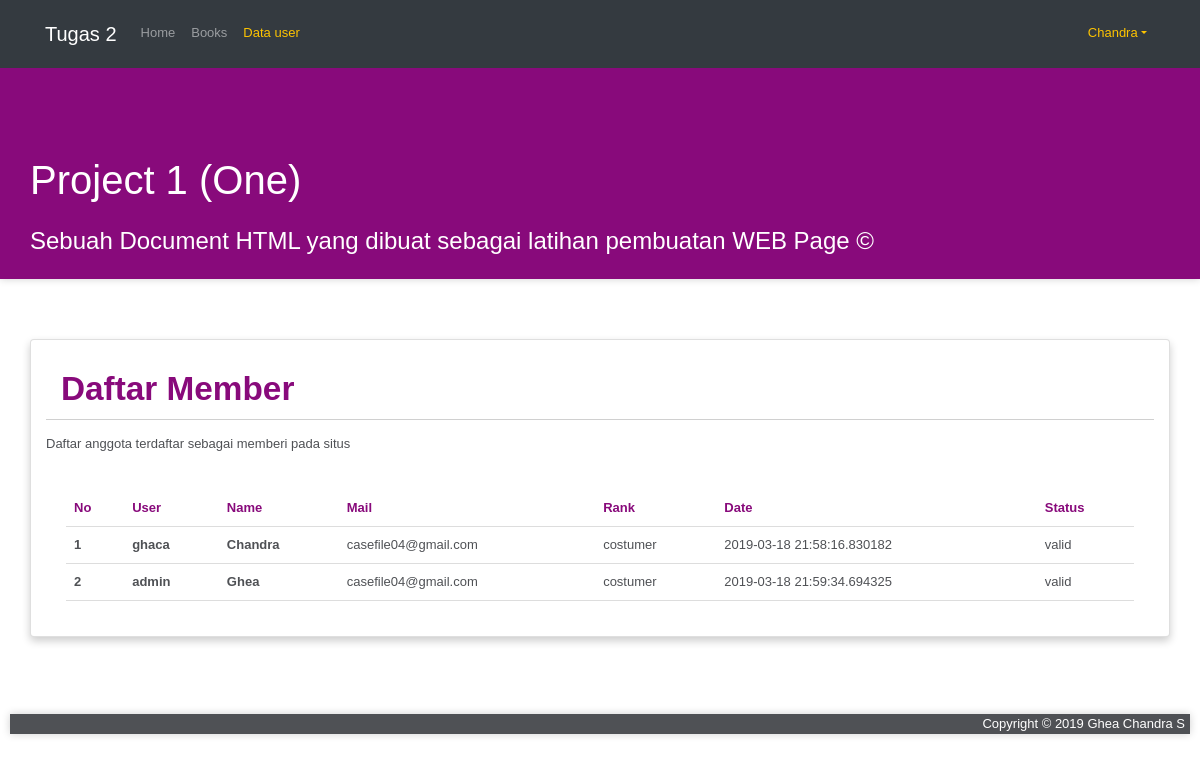
/user (signed in), run on the app's committed database.
### models.py (models this page shows, shortened)
class User(Base):
    __tablename__ = 'users'
    id = Column(Integer, primary_key=True)
    user = Column(String(50))
    name = Column(String(128))
    mail = Column(String(128))
    password = Column(String(128))
    rank = Column(String(50))
    date = Column(DateTime, default=datetime.utcnow)
    stat = Column(String(120))

### application.py (the view)
@app.route('/user')
def user():
    html_file='user'
    part={}
    page_data = Data_control()
    page_data.add('page_active', html_file)
    page_data.add('page_title', 'PJ1 | '+(html_file.title()))
    page_data.add('title', title)
    data_user = User.query.all()
    part["register"]    = False
    part["user_list"]   = True
    page_data.add('data_user', data_user)
    page_data.add('user_active', user)
    log_st='logged_in' if session.get('logged_in') == True else 'logged_out'
    HTML = render_template(html_file+'.html', title = title,  part=part, data = page_data.all())
    return f"{HTML}"

### application.py (called while the page is built)
@app.teardown_appcontext
def shutdown_session(exception=None):
    db_session.remove()

### control_center.py (called while the page is built)
    def add(self, name, content):
        self.data[name] = content

    def all(self):
        return self.data

### templates/user.html
{% extends 'register.html' %}
	{% block content_title %}Daftar Member{% endblock %}
	{% block content_Description %}Daftar anggota terdaftar sebagai memberi pada situs{% endblock %}

### templates/register.html (shortened to what this page needs)
{% extends 'base.html' %}
{% block content %}
  {% block list %}
    {% if part['user_list'] %}
      <div class="profile">
          <div class="container card">
              <div class="row">
                  <div class="col-lg-12">
                      <div class="profile_content">
                          <h2>{% block content_title %}Data Partisipan{% endblock %}</h2>
                          <p>{% block content_Description %}Berikut adalah data partisipan perkuliahan pemrograman web{% endblock %}</p>
                      </div>
                      <div class="data-tabel">
                          <table>
                              <thead>
                                  <tr>
                                      <td>No</td>
                                      <td>User</td>
                                      <td>Name</td>
                                      <td>Mail</td>
                                      <td>Rank</td>
                                      <td>Date</td>
                                      <td>Status</td>
                                  </tr>
                              </thead>
                              <tbody>
                                {% for user in data['data_user'] %}
                                    <tr {% if data["user_active"]==user.user %}style="background-color:red;color:white;"{% endif %}>
                                        <th scope="row">{{ user.id }}</th>
                                        <th>{{ user.user }}</th>
                                        <th>{{ user.name }}</th>
                                        <td> {{ user.mail }} </td>
                                        <td> {{ user.rank }} </td>
                                        <td> {{ user.date }} </td>
                                        <td> {{ user.stat }} </td>
                                    </tr>
                                {% endfor %}
                              </tbody>
                          </table>
                      </div>
                  </div>
              </div>
          </div>
      </div>
    {% endif %}
  {% endblock %}
{% endblock %}

### templates/base.html (shortened to what this page needs)
<!DOCTYPE html>
<html>
<head>
    <html lang="en">
    <link href="{{ url_for('static', filename='bootstrap.min.css') }}" rel="stylesheet" />
    <link href="{{ url_for('static', filename='style.css') }}" rel="stylesheet" />
    <link href="https://maxcdn.bootstrapcdn.com/font-awesome/4.7.0/css/font-awesome.min.css" rel="stylesheet">
    <link rel="stylesheet" href="https://use.fontawesome.com/releases/v5.1.0/css/all.css">
</head>
<body>
<nav class="navbar navbar-expand-lg navbar-dark bg-dark">
  <div class="container">
    <a class="navbar-brand" href="{{ url_for('index') }}">Tugas 2</a>
    <div class="collapse navbar-collapse" id="navbarsExample07">
      <ul class="navbar-nav mr-auto">
        <li class="nav-item {% if data['page_active']=="home" %}active{% endif %}">
          <a class="nav-link" href="{{ url_for('index') }}">Home</a>
        </li>
    {% if not session['logged_in'] %}
        <li class="nav-item {% if data['page_active']=="about" %}active{% endif %}">
          <a class="nav-link" href="{{ url_for('about') }}">Creator</a>
        </li>
        <li class="nav-item {% if data['page_active']=="contact" %}active{% endif %}">
          <a class="nav-link" href="{{ url_for('contact') }}">Contact</a>
        </li>
      </ul>
      <ul class="navbar-nav mr-right">
        <li class="nav-item">
          <a class="nav-link" data-toggle="modal" data-target="#myModal">Login</a>
        </li>
        <li class="nav-item">
          <a class="nav-link" href="{{ url_for('register') }}">Register</a>
        </li>
      </ul>
    {% else %}
        <li class="nav-item {% if data['page_active']=="books" %}active{% endif %}">
          <a class="nav-link" href="{{ url_for('books') }}">Books</a>
        </li>
        <li class="nav-item {% if data['page_active']=="user" %}active{% endif %}">
          <a class="nav-link" href="{{ url_for('user')}}">Data user</a>
        </li>
      </ul>
      <ul class="navbar-nav">
        <li class="nav-item dropdown">
            <a class="nav-link dropdown-toggle active" href="#" id="navdrop" role="button" data-toggle="dropdown" data-hover="dropdown">{{ session['name'] }}</a>
        </li>
      </ul>
    {% endif %}
    </div>
  </div>
</nav>
    <header>
      <h1>{{ data['title'] }}</h1>
      <h4>Sebuah Document HTML yang dibuat sebagai latihan pembuatan WEB Page &copy;</h4>
    </header>
    {% block content %}{% endblock %}
            <footer>
        <a>Copyright &copy; 2019 Ghea Chandra S</a>
    </footer>
</body>
</html>

### static/style.css (style rules this page uses)
body { background-color: #fff; font: 13px / 20px normal Helvetica, Arial, sans-serif; color: #4F5155; }
header { padding: 15px; padding-top: 55pt; box-shadow: 0 0 8px #D0D0D0; color: white; background-color: #880a7b; }
header h4 { color: #ffffff; padding-right: 15px; padding-left: 15px; }
header h1 { padding: 15px; color: #ffffff; }
#begin h1, #begin h2, #begin h3, #container h1, #container h2, #container h3, .container h1, .container h2, .container h3 { padding: 14px 15px 10px 15px; }
#begin h1, #begin h2, #container h1, #container h2, .container h1, .container h2 { background-color: transparent; border-bottom: 1px solid #D0D0D0; font-size: 25pt; font-weight: bold; margin: 0 0 14px 0; }
#begin h1, #begin h2, #begin h3, #begin h4, #begin h5, #container h1, #container h2, #container h3, #container h4, #container h5, .container h1, .container h2, .container h3, .container h4, .container h5 { color: #880a7b; }
.box, .card { padding: 15px; max-width: 95%; }
.card { box-shadow: 0 4px 8px 0 rgba(0, 0, 0, 0.2); transition: 0.3s; }
a { color: #003399; background-color: transparent; font-weight: normal; }
.navbar { background: #222222; }
.nav-item::after { content: ''; display: block; width: 0px; height: 2px; background: #fec400; transition: 0.3s; }
.navbar-dark .navbar-nav .active > .nav-link, .navbar-dark .navbar-nav .nav-link.active, .navbar-dark .navbar-nav .nav-link.show, .navbar-dark .navbar-nav .show > .nav-link, .navbar-dark .navbar-nav .nav-link:focus, .navbar-dark .navbar-nav .nav-link:hover { color: #fec400; }
.nav-link { padding: 15px 5px; transition: 0.3s; }
.profile { padding-top: 45pt; padding-bottom: 50pt; }
.profile_content h2 { color: #880a7b; }
footer { margin: 10px; background-color: #4F5155; box-shadow: 0 0 8px #D0D0D0; text-align: right; }
footer a { color: #fff !important; padding: 5px; }
table { border-collapse: collapse; width: 100%; }
th, td { padding: 8px; text-align: left; border-bottom: 1px solid #ddd; }
.data-tabel { padding: 20px; }
thead { color: #880a7b; font-weight: bold; }

### data on the page
User: name "Chandra", id "1", user "ghaca", mail "casefile04@gmail.com", rank "costumer", date "2019-03-18 21:58:16.830182", stat "valid"
User: id "2", user "admin", name "Ghea", mail "casefile04@gmail.com", rank "costumer", date "2019-03-18 21:59:34.694325", stat "valid"

### other printed values
{{ data['title'] }} "Project 1 (One)"
